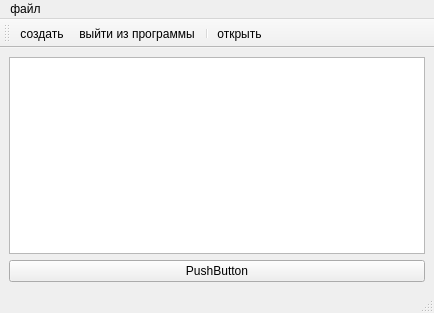
<?xml version="1.0" encoding="UTF-8"?>
<ui version="4.0">
 <class>MainWindow</class>
 <widget class="QMainWindow" name="MainWindow">
  <property name="geometry">
   <rect>
    <x>0</x>
    <y>0</y>
    <width>434</width>
    <height>313</height>
   </rect>
  </property>
  <property name="windowTitle">
   <string>MainWindow</string>
  </property>
  <widget class="QWidget" name="centralwidget">
   <layout class="QVBoxLayout" name="verticalLayout">
    <item>
     <widget class="QListWidget" name="listWidget"/>
    </item>
    <item>
     <widget class="QPushButton" name="pushButton">
      <property name="text">
       <string>PushButton</string>
      </property>
     </widget>
    </item>
   </layout>
  </widget>
  <widget class="QMenuBar" name="menubar">
   <property name="geometry">
    <rect>
     <x>0</x>
     <y>0</y>
     <width>434</width>
     <height>24</height>
    </rect>
   </property>
   <widget class="QMenu" name="menu">
    <property name="title">
     <string>файл</string>
    </property>
    <addaction name="action"/>
    <addaction name="action_2"/>
    <addaction name="action_3"/>
   </widget>
   <addaction name="menu"/>
  </widget>
  <widget class="QStatusBar" name="statusbar"/>
  <widget class="QToolBar" name="toolBar">
   <property name="windowTitle">
    <string>toolBar</string>
   </property>
   <attribute name="toolBarArea">
    <enum>TopToolBarArea</enum>
   </attribute>
   <attribute name="toolBarBreak">
    <bool>false</bool>
   </attribute>
   <addaction name="action"/>
   <addaction name="action_3"/>
   <addaction name="separator"/>
   <addaction name="action_2"/>
  </widget>
  <action name="action_2">
   <property name="icon">
    <iconset resource="resource.qrc">
     <normaloff>:/img/show 3.png</normaloff>:/img/show 3.png</iconset>
   </property>
   <property name="text">
    <string>открыть</string>
   </property>
  </action>
  <action name="action_3">
   <property name="enabled">
    <bool>true</bool>
   </property>
   <property name="icon">
    <iconset resource="resource.qrc">
     <normaloff>:/img/show.png</normaloff>:/img/show.png</iconset>
   </property>
   <property name="text">
    <string>выйти из программы</string>
   </property>
  </action>
  <action name="action">
   <property name="checkable">
    <bool>false</bool>
   </property>
   <property name="checked">
    <bool>false</bool>
   </property>
   <property name="enabled">
    <bool>true</bool>
   </property>
   <property name="icon">
    <iconset resource="resource.qrc">
     <normaloff>:/img/show 2.png</normaloff>:/img/show 2.png</iconset>
   </property>
   <property name="text">
    <string>создать </string>
   </property>
   <property name="autoRepeat">
    <bool>true</bool>
   </property>
   <property name="visible">
    <bool>true</bool>
   </property>
   <property name="iconVisibleInMenu">
    <bool>true</bool>
   </property>
   <property name="shortcutVisibleInContextMenu">
    <bool>false</bool>
   </property>
  </action>
 </widget>
 <resources>
  <include location="resource.qrc"/>
 </resources>
 <connections/>
</ui>
